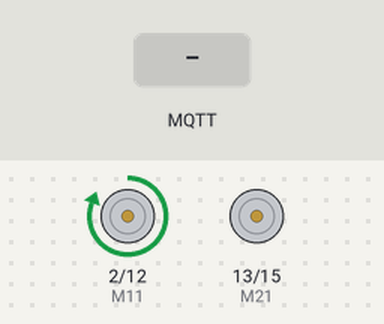
This sketch was run on a simulated ESP8266 (NodeMCU). Shown: motor-driver pin pairs drawn as motors (green arrow = first pin HIGH = forward, orange = second pin HIGH = backward, longer = more drive). The test bench sets the inputs (shaded band). WiFi joins after 1.5 s; servers stay silent unless stated; random numbers use the default seed unless the sketch sets one; no MQTT or app messages arrive unless stated; what the sketch prints to the serial monitor is not drawn.

Above: at 2.8 s.
2.9 s: MQTT message "0" arrives on the first subscribed topic
At 3.9 s:
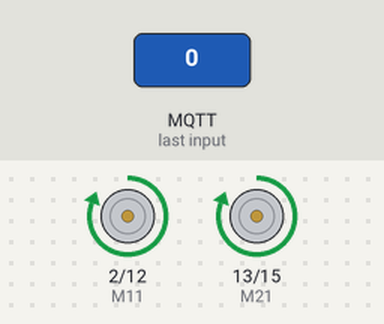
4.4 s: MQTT message "1" arrives on the first subscribed topic
At 5.0 s:
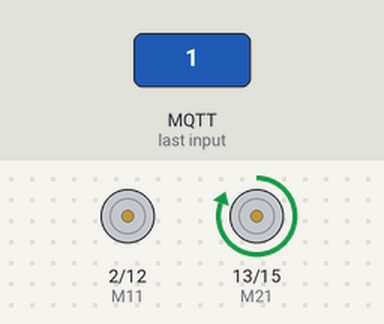
5.9 s: MQTT message "4" arrives on the first subscribed topic
At 7.3 s:
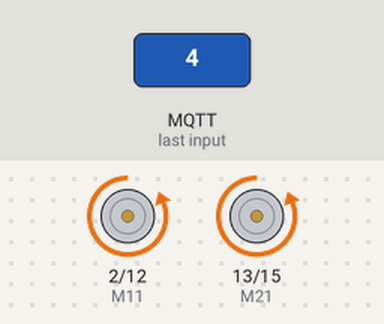
Timing chart, 0 to 8.9 s (numbered marks = the images above; inputs shaded):
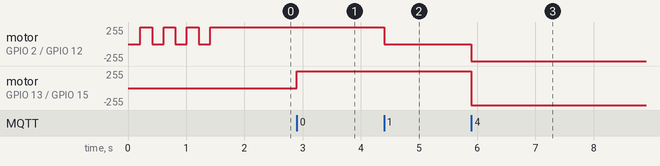

Measured:
- after the input at 2.9 s, motor on GPIO 13 (M21) / GPIO 15 (M22): stopped → forward 255/255 at once
- after the input at 4.4 s, motor on GPIO 2 (M11) / GPIO 12 (M12): forward 255/255 → stopped at once
- after the input at 5.9 s, motor on GPIO 2 (M11) / GPIO 12 (M12): stopped → backward 255/255 at once; motor on GPIO 13 (M21) / GPIO 15 (M22): forward 255/255 → backward 255/255 at once

The sketch:

rrcc.ino
```cpp
#include <ESP8266WiFi.h>
#include <PubSubClient.h>

// Update these with values suitable for your network.

const char* ssid = "TP-Link_C50A";
const char* password = "45294648";
const char* mqtt_server = "test.mosquitto.org";

WiFiClient espClient;
PubSubClient client(espClient);

unsigned long lastMsg = 0;
String msgStr = "";

int
M11 = 2, //Connect Motor 1 Blue wire To Pin #13
M12 = 12, //Connect Motor 1 Violet wire To Pin #12
M21 = 13, //Connect Motor 2 Blue wire To Pin #11
M22 = 15; //Connect Motor 2 Violet wire To Pin #10


void forward() {
     digitalWrite(M11, HIGH);
     digitalWrite(M12, LOW);
     digitalWrite(M21, HIGH);
     digitalWrite(M22, LOW);
     Serial.println("forward");
     }

void backward(){
     digitalWrite(M11, LOW);
     digitalWrite(M12, HIGH);
     digitalWrite(M21, LOW);
     digitalWrite(M22, HIGH);
     Serial.println("backward");

}
void left(){
     digitalWrite(M11, LOW);
     digitalWrite(M12, LOW);
     digitalWrite(M21, HIGH);
     digitalWrite(M22, LOW);
     Serial.println("left");
     }
void right(){
     digitalWrite(M11, HIGH);
     digitalWrite(M12, LOW);
     digitalWrite(M21, LOW);
     digitalWrite(M22, LOW);
     Serial.println("right");
     }
void stay(){
     digitalWrite(M11, LOW);
     digitalWrite(M12, LOW);
     digitalWrite(M21, LOW);
     digitalWrite(M22, LOW);
     Serial.println("stop");
     }


void setup_wifi() {

  delay(10);
  // We start by connecting to a WiFi network
  Serial.println();
  Serial.print("Connecting to ");
  Serial.println(ssid);

  WiFi.mode(WIFI_STA);
  WiFi.begin(ssid, password);

  while (WiFi.status() != WL_CONNECTED) {

    Serial.print(".");
    digitalWrite(2,0);
    delay(200);
    digitalWrite(2,1);
    delay(200);

  }

  randomSeed(micros());

  Serial.println("");
  Serial.println("WiFi connected");
  Serial.println("IP address: ");
  Serial.println(WiFi.localIP());
}

void callback(char* topic, byte* payload, unsigned int length) {
  Serial.print("Message arrived [");
  Serial.print(topic);
  Serial.print("] ");
  for (int i = 0; i < length; i++) {
    Serial.print((char)payload[i]);
  }
  Serial.println();

  // Switch on the LED if an 1 was received as first character

  if ((char)payload[0] == '0') {
    forward();   // Turn the LED on (Note that LOW is the voltage level
    // but actually the LED is on; this is because
    // it is active low on the ESP-01)
  } else if ((char)payload[0] == '1') {
    left();  // Turn the LED off by making the voltage HIGH
  }
  else if ((char)payload[0] == '2') {
    stay();  // Turn the LED off by making the voltage HIGH
  }
  else if ((char)payload[0] == '3') {
    right();  // Turn the LED off by making the voltage HIGH
  }
  else if ((char)payload[0] == '4') {
    backward();  // Turn the LED off by making the voltage HIGH
  }
}

void reconnect() {
  // Loop until we're reconnected
  while (!client.connected()) {
    Serial.print("Attempting MQTT connection...");
    // Create a random client ID
    String clientId = "ESP8266Client-";
    clientId += String(random(0xffff), HEX);
    // Attempt to connect
    if (client.connect(clientId.c_str())) {
      Serial.println("connected");
      // Once connected, publish an announcement...
//      client.publish("device/temp", "Temperature value");
//      client.publish("device/humidity", "humidity value");

      // ... and resubscribe
      client.subscribe("robot/movementplayer3");
    } else {
      Serial.print("failed, rc=");
      Serial.print(client.state());
      Serial.println(" try again in 5 seconds");
      // Wait 5 seconds before retrying
      delay(5000);
    }
  }
}

void setup() {
//  pinMode(BUILTIN_LED, OUTPUT);     // Initialize the BUILTIN_LED pin as an output
pinMode(LED_BUILTIN, OUTPUT); // Initialize the built-in LED pin as output (usually GPIO2 on ESP8266)
pinMode(2, OUTPUT);           // D4 corresponds to GPIO2 on ESP8266
pinMode(12, OUTPUT);          // D6 corresponds to GPIO12
pinMode(13, OUTPUT);          // D7 corresponds to GPIO13
pinMode(15, OUTPUT);          // D8 corresponds to GPIO15


  Serial.begin(115200);
  setup_wifi();
  client.setServer(mqtt_server, 1883);
  client.setCallback(callback);
}

void loop() {

  if (!client.connected()) {
    reconnect();
  }
  client.loop();

  unsigned long now = millis();
  if (now - lastMsg > 2000) {
    lastMsg = now;

    msgStr = "";
    delay(50);
  }
}
```
